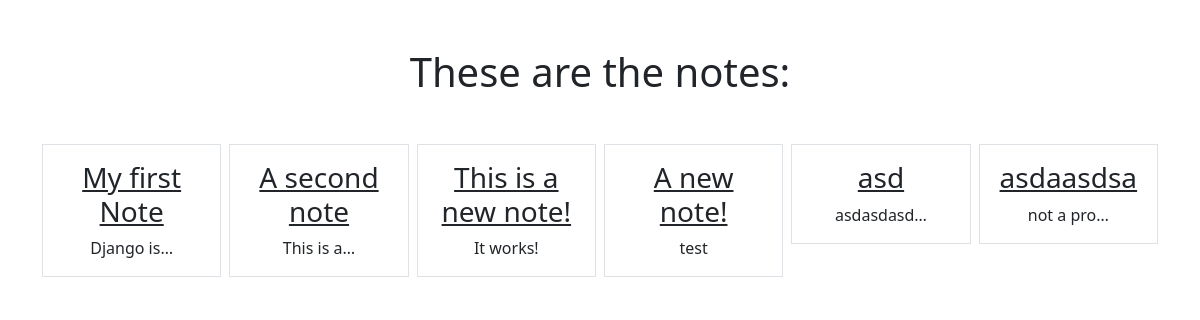
/smart/notes, run on an earlier commit of the app's database.
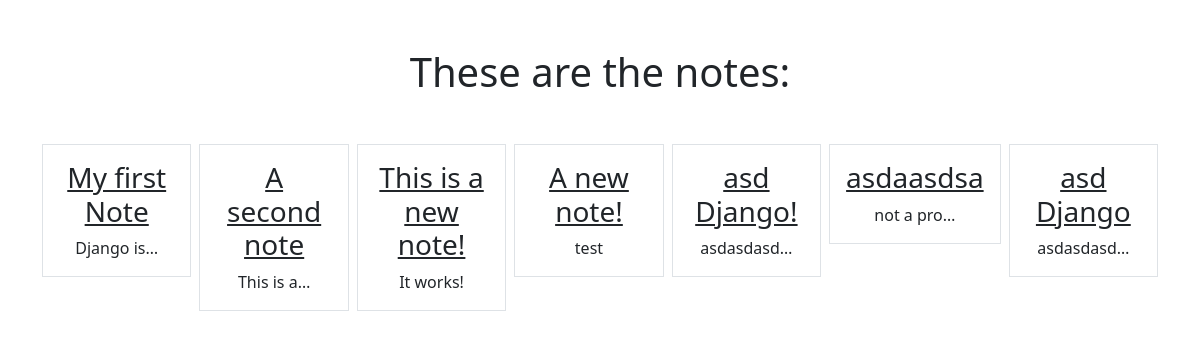
And on a later commit of the database.
### notes/models.py (models this page shows)
class Notes(models.Model):
    title = models.CharField(max_length=200)
    text = models.TextField()
    created = models.DateTimeField(auto_now_add=True)

### notes/views.py (the view)
# urls.py: path('notes', views.NotesListView.as_view(), name="notes.list"),
class NotesListView(ListView):
    model = Notes
    context_object_name = "notes"
    template_name = "notes/notes_list.html"

### notes/templates/notes/notes_list.html
{% extends "base.html" %}
{% block content %}
    <h1 class="my-5">These are the notes:</h1>
    <div class="row row-cols3 g-2">
        {% for note in notes %}
        <div class="col">
            <div class="p-3 border">
                <a href="{% url 'notes.detail' pk=note.id %}" class="text-dark text-decoration-non">
                    <h3> {{note.title}}</h3>
                </a>
                {{note.text|truncatechars:10}}
            </div>
        </div>
        {% endfor %}
    </div>
{% endblock %}

### static/templates/base.html (shortened to what this page needs)
{% load static %}
<html>
    <head>
        <link rel="stylesheet" type="text/css" href="{% static 'css/style.css' %}"/>
        <link href="https://cdn.jsdelivr.net/npm/bootstrap@5.0.2/dist/css/bootstrap.min.css" rel="stylesheet">
    </head>
    <body>
        <div class="my-5 text-center container">
        {% block content %}
        {% endblock %}
        </div>
    </body>
</html>

What changed in the data, as far as the page shows it:
changed Notes: title "asd" → "asd Django!"
added Notes: title "asd Django", text "asdasdasd…"
